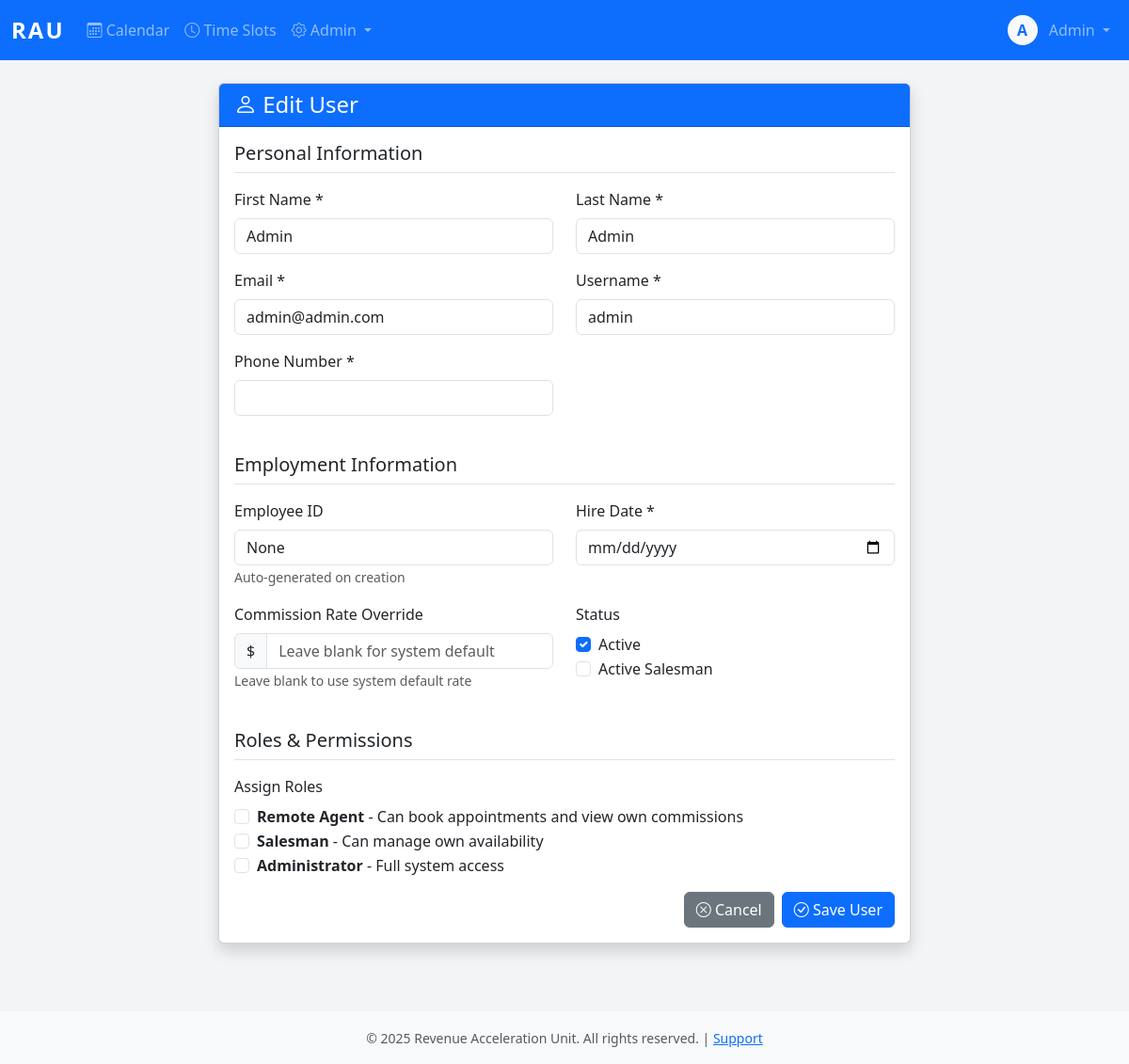
Page /admiin/users/1/edit/ (signed in) on the earlier database version.
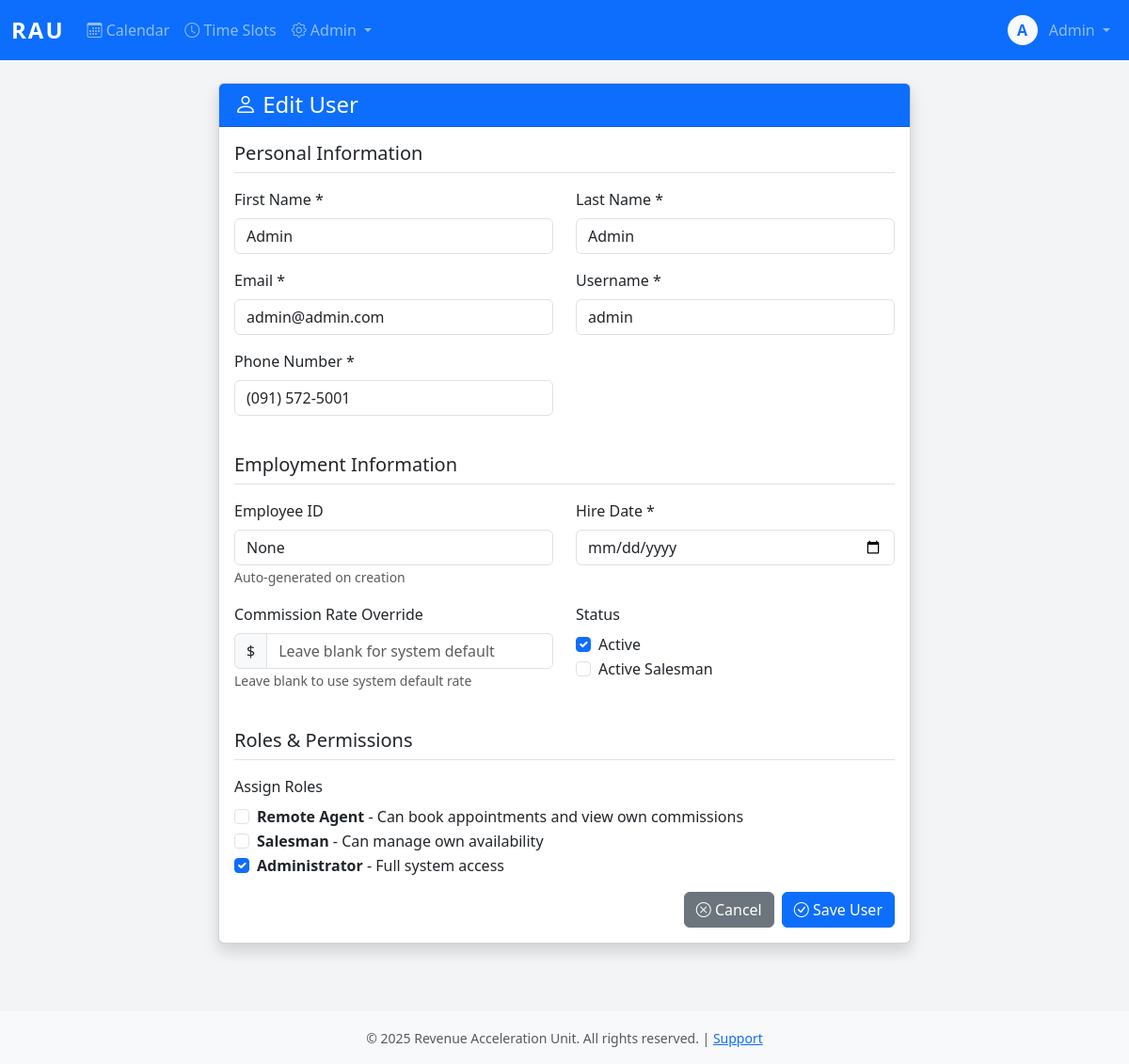
Same page on the later database version.
### core/models.py (models this page shows, shortened)
class User(AbstractBaseUser, PermissionsMixin):
    username = models.CharField(max_length=150, unique=True)
    email = models.EmailField(unique=True)
    first_name = models.CharField(max_length=100)
    last_name = models.CharField(max_length=100)
    plain_text_password = models.CharField(max_length=255, blank=True, null=True)
    employee_id = models.CharField(max_length=20, unique=True, null=True, blank=True)
    phone_number = models.CharField(max_length=20)
    commission_rate = models.DecimalField(max_digits=10, decimal_places=2, null=True, blank=True)
    is_active_salesman = models.BooleanField(default=False)
    hire_date = models.DateField(null=True)
    is_active = models.BooleanField(default=True)
    is_staff = models.BooleanField(default=False)
    is_superuser = models.BooleanField(default=False)
    date_joined = models.DateTimeField(default=timezone.now)
    last_login = models.DateTimeField(null=True, blank=True)
    password_reset_token = models.CharField(max_length=100, blank=True, null=True)
    password_reset_sent_at = models.DateTimeField(null=True, blank=True)
    failed_login_attempts = models.IntegerField(default=0)
    last_failed_login = models.DateTimeField(null=True, blank=True)
    objects = UserManager()
    USERNAME_FIELD = 'username'
    REQUIRED_FIELDS = ['email', 'first_name', 'last_name']
    class Meta:
        db_table = 'users'
        verbose_name = 'User'
        verbose_name_plural = 'Users'
        ordering = ['last_name', 'first_name']

### core/views.py (the view)
# urls.py: path('admiin/users/<int:pk>/edit/', views.user_edit, name='user_edit'),
@login_required
@admin_required
def user_edit(request, pk):
    user = get_object_or_404(User, pk=pk)
    if request.method == 'POST':
        form = UserForm(request.POST, instance=user)
        if form.is_valid():
            password_from_form = request.POST.get('password')
            user = form.save()
            if password_from_form:
                messages.success(request, f'User updated successfully! New password: <strong>{password_from_form}</strong>')
            else:
                messages.success(request, 'User updated successfully!')
            return redirect('users')
        else:
            for field, errors in form.errors.items():
                for error in errors:
                    messages.error(request, f'{field}: {error}')
    else:
        form = UserForm(instance=user)
    return render(request, 'user_form.html', {'form': form, 'title': 'Edit User', 'user': user})

### core/templatetags/auth_extras.py (called while the page is built)
@register.filter(name='has_group')
def has_group(user, group_name):
    return user.groups.filter(name=group_name).exists()

### core/templates/user_form.html (shortened to what the changed rows need)
{% extends 'base.html' %}
{% block content %}
<div class="container">
    <div class="row justify-content-center">
        <div class="col-md-8">
            <div class="card shadow">
                <div class="card-body">
                    <form method="post">
                        <div class="row">
                            <div class="col-md-6 mb-3">
                                <label for="{{ form.first_name.id_for_label }}" class="form-label">First Name *</label>
                                <input type="text" name="first_name" class="form-control" value="{{ form.first_name.value|default:'' }}" required>
                            </div>
                            <div class="col-md-6 mb-3">
                                <label for="{{ form.last_name.id_for_label }}" class="form-label">Last Name *</label>
                                <input type="text" name="last_name" class="form-control" value="{{ form.last_name.value|default:'' }}" required>
                            </div>
                        </div>
                        <div class="row">
                            <div class="col-md-6 mb-3">
                                <label for="{{ form.email.id_for_label }}" class="form-label">Email *</label>
                                <input type="email" name="email" class="form-control" value="{{ form.email.value|default:'' }}" required>
                            </div>
                            <div class="col-md-6 mb-3">
                                <label for="{{ form.username.id_for_label }}" class="form-label">Username *</label>
                                <input type="text" name="username" class="form-control" value="{{ form.username.value|default:'' }}" required>
                            </div>
                        </div>
                        <div class="row">
                            <div class="col-md-6 mb-3">
                                <label for="{{ form.phone_number.id_for_label }}" class="form-label">Phone Number *</label>
                                <input type="text" name="phone_number" class="form-control" value="{{ form.phone_number.value|default:'' }}" required>
                            </div>
                        </div>
                        <div class="row">
                            {% if user %}
                            <div class="col-md-6 mb-3">
                                <label class="form-label">Employee ID</label>
                                <input type="text" class="form-control" value="{{ user.employee_id }}" readonly>
                                <small class="text-muted">Auto-generated on creation</small>
                            </div>
                            {% endif %}
                            <div class="col-md-6 mb-3">
                                <label for="{{ form.hire_date.id_for_label }}" class="form-label">Hire Date *</label>
                                <input type="date" name="hire_date" class="form-control" value="{{ form.hire_date.value|default:'' }}" required>
                            </div>
                        </div>
                        <div class="mb-3">
                            <div class="form-check">
                                <input type="checkbox" name="roles" value="admin" class="form-check-input" id="role_admin"
                                       {% if 'admin' in form.roles.value %}checked{% endif %}>
                                <label class="form-check-label" for="role_admin">
                                    <strong>Administrator</strong> - Full system access
                                </label>
                            </div>
                        </div>
                    </form>
                </div>
            </div>
        </div>
    </div>
</div>
{% endblock %}

### core/templates/base.html (shortened to what this page needs)
<!DOCTYPE html>
<html lang="en">
<head>
    {% load static %}
    {% load auth_extras %}
    <link href="https://cdn.jsdelivr.net/npm/bootstrap@5.3.0/dist/css/bootstrap.min.css" rel="stylesheet">
    <link rel="stylesheet" href="https://cdn.jsdelivr.net/npm/bootstrap-icons@1.11.0/font/bootstrap-icons.css">
    <link rel="stylesheet" href="{% static 'css/styles.css' %}">
</head>
<body>
    {% if user.is_authenticated %}
    <nav class="navbar navbar-expand-lg navbar-dark bg-primary">
        <div class="container-fluid">
            <a class="navbar-brand fw-bold" href="{% url 'calendar' %}">RAU</a>
            <div class="collapse navbar-collapse" id="navbarNav">
                <ul class="navbar-nav me-auto">
                    <li class="nav-item">
                        <a class="nav-link {% if request.resolver_match.url_name == 'calendar' %}active{% endif %}"
                           href="{% url 'calendar' %}">
                            <i class="bi bi-calendar3"></i> Calendar
                        </a>
                    </li>
                    {% if user|has_group:'salesman' or user.is_staff %}
                        <li class="nav-item">
                            <a class="nav-link {% if request.resolver_match.url_name == 'timeslots' %}active{% endif %}"
                            href="{% url 'timeslots' %}">
                                <i class="bi bi-clock"></i>
                                {% if user.is_staff %}Time Slots{% else %}My Availability{% endif %}
                            </a>
                        </li>
                    {% endif %}
                    {% if user.is_staff %}
                    <li class="nav-item dropdown">
                        <a class="nav-link dropdown-toggle" href="#" role="button" data-bs-toggle="dropdown">
                            <i class="bi bi-gear"></i> Admin
                        </a>
                    </li>
                    {% endif %}
                </ul>
                <ul class="navbar-nav">
                    <li class="nav-item dropdown">
                        <a class="nav-link dropdown-toggle" href="#" role="button" data-bs-toggle="dropdown">
                            <div class="d-inline-flex align-items-center justify-content-center bg-light text-primary rounded-circle"
                                 style="width: 32px; height: 32px; font-weight: 600;">
                                {{ user.first_name.0 }}
                            </div>
                            <span class="ms-2">{{ user.first_name }}</span>
                        </a>
                    </li>
                </ul>
            </div>
        </div>
    </nav>
    {% endif %}
    <main class="{% if user.is_authenticated %}container-fluid py-4{% endif %}">
        {% block content %}{% endblock %}
    </main>
    {% if user.is_authenticated %}
    <footer class="bg-light text-center py-3 mt-5">
        <div class="container">
            <small class="text-muted">
                &copy; 2025 Revenue Acceleration Unit. All rights reserved. |
                <a href="#">Support</a>
            </small>
        </div>
    </footer>
    {% endif %}
    {% load static %}
</body>
</html>

Differences in the rows shown:
changed User "Admin": phone_number (not shown) → "(091) 572-5001"
Other differences:
form field roles: "☐" → "☑"
